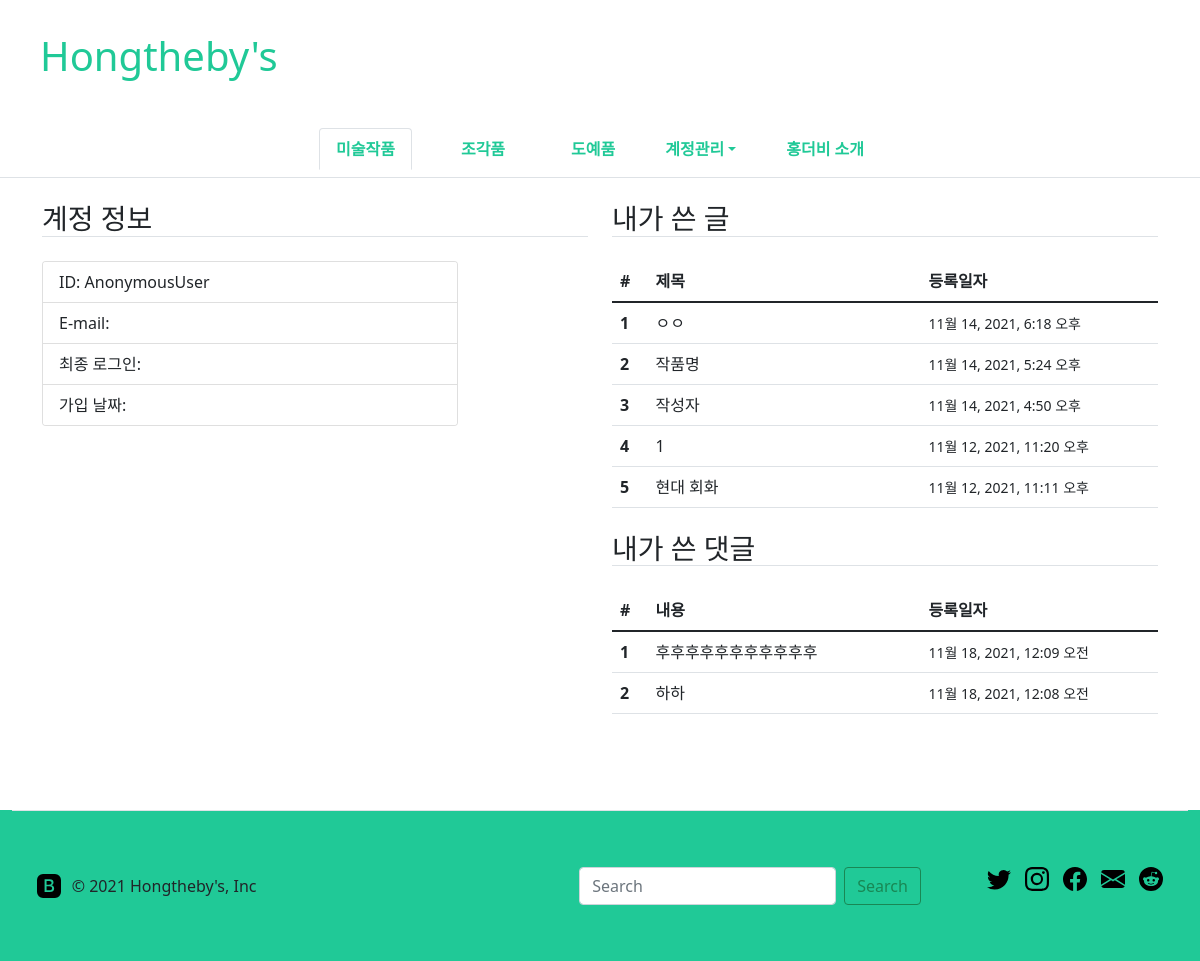
The app's page /common/mypage/ with its own data.
### art/models.py (models this page shows, shortened)
class Item(models.Model):
    author = models.ForeignKey(User, on_delete=models.CASCADE)
    subject = models.CharField(max_length=200)
    title = models.CharField(max_length=20)
    price = models.IntegerField()
    content = models.TextField()
    create_date = models.DateTimeField()
    modify_date = models.DateTimeField(null=True, blank=True)
    image = models.ImageField(upload_to='images/', blank=True, null=True)

class Comment(models.Model):
    author = models.ForeignKey(User, on_delete=models.CASCADE)
    content = models.TextField()
    create_date = models.DateTimeField()
    modify_date = models.DateTimeField(null=True, blank=True)
    item = models.ForeignKey(Item, null=True, blank=True, on_delete=models.CASCADE)

### common/views.py (the view)
# urls.py: path('mypage/', views.mypage, name='mypage'),
def mypage(request):
    my_item_list = Item.objects.order_by('-create_date')
    my_comment_list = Comment.objects.order_by('-create_date')
    context = {'my_item': my_item_list,
               'my_comment': my_comment_list, }
    return render(request, 'common/mypage.html', context)

### templates/common/mypage.html
{% extends 'base.html' %}
{% block content %}
<div class="container mb-5">
  <div class="row">
      <div class="col">
          <h3 class="border-bottom my-4">계정 정보</h3>
          <div class="card" style="width: 26rem;">
            <ul class="list-group list-group-flush">
            <li class="list-group-item">ID: {{ request.user }}</li>
            <li class="list-group-item">E-mail: {{ request.user.email }}</li>
            <li class="list-group-item">최종 로그인: {{ request.user.last_login }}</li>
            <li class="list-group-item">가입 날짜: {{ request.user.date_joined }}</li>
            </ul>
          </div>
      </div>
      <div class="col">
        <div class>
            <h3 class="border-bottom my-4">내가 쓴 글</h3>
            <table class="table">
            <thead>
                <tr>
                <th scope="col">#</th>
                <th scope="col" style="width:50%">제목</th>
                <th scope="col">등록일자</th>
                </tr>
            </thead>
            <tbody>
            {% if my_item %}
            {% for item in my_item %}
            {% if forloop.counter < 6 %}
                <tr style="white-space: nowrap;">
                <th scope="row">{{ forloop.counter }}</th>
                <td>{{ item.title }}</td>
                <td><small>{{ item.create_date }}</small></td>
                </tr>
            {% endif %}
            {% endfor %}
            {% else %}
            <tr>
            <td colspan="3">등록한 글이 없습니다.</td>
            </tr>
            {% endif %}
            </tbody>
            </table>
            </div>
        <div class="mb-5">
        <h3 class="border-bottom my-4">내가 쓴 댓글</h3>
            <table class="table">
            <thead>
                <tr>
                <th scope="col">#</th>
                <th scope="col" style="width:50%">내용</th>
                <th scope="col">등록일자</th>
                </tr>
            </thead>
            <tbody>
            {% if my_comment %}
            {% for comment in my_comment %}
            {% if forloop.counter < 6 %}
                <tr style="white-space: nowrap;">
                <th scope="row">{{ forloop.counter }}</th>
                <td>{{ comment.content }}</td>
                <td><small>{{ comment.create_date }}</small></td>
                </tr>
            {% endif %}
            {% endfor %}
            {% else %}
            <tr>
            <td colspan="3">등록한 댓글이 없습니다.</td>
            </tr>
            {% endif %}
            </tbody>
            </table>
        </div>
      </div>
  </div>
</div>
{% endblock %}

### records on screen
Item: title "ㅇㅇ", create_date "11월 14, 2021, 6:18 오후"
Item: title "작품명", create_date "11월 14, 2021, 5:24 오후"
Item: title "작성자", create_date "11월 14, 2021, 4:50 오후"
Item: title "1", create_date "11월 12, 2021, 11:20 오후"
Item: title "현대 회화", create_date "11월 12, 2021, 11:11 오후"
Comment: content "후후후후후후후후후후후", create_date "11월 18, 2021, 12:09 오전"
Comment: content "하하", create_date "11월 18, 2021, 12:08 오전"

### other values on screen
{{ request.user }} "AnonymousUser"
